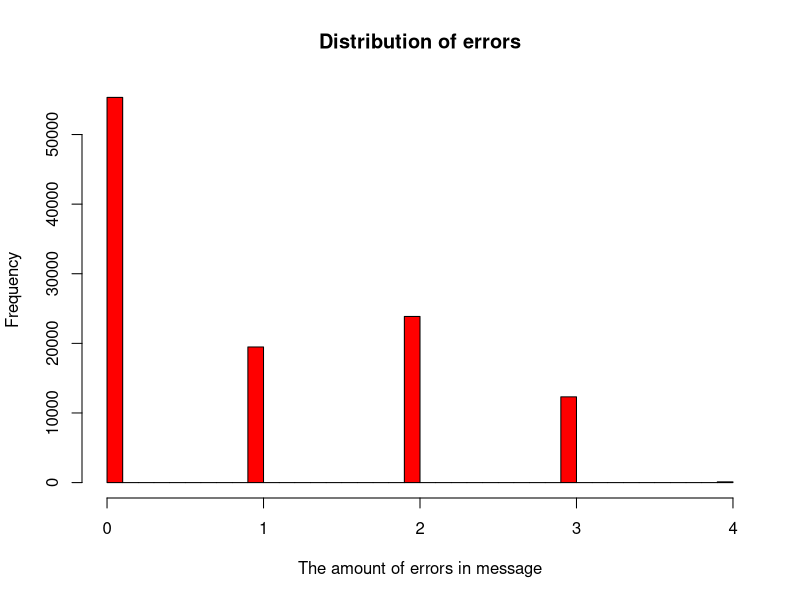
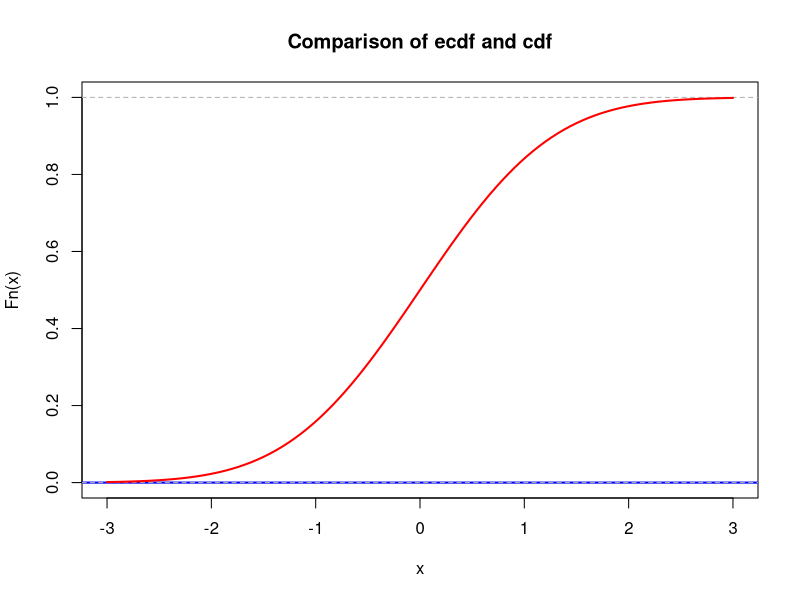
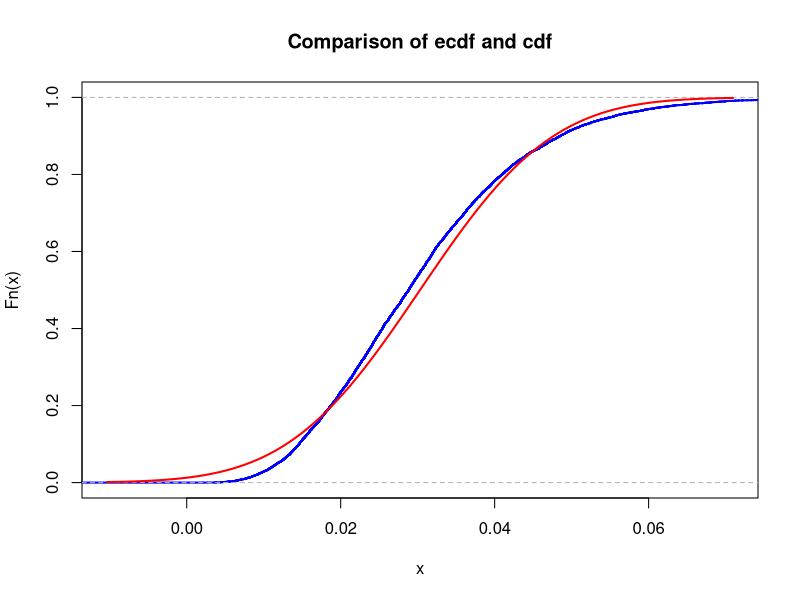
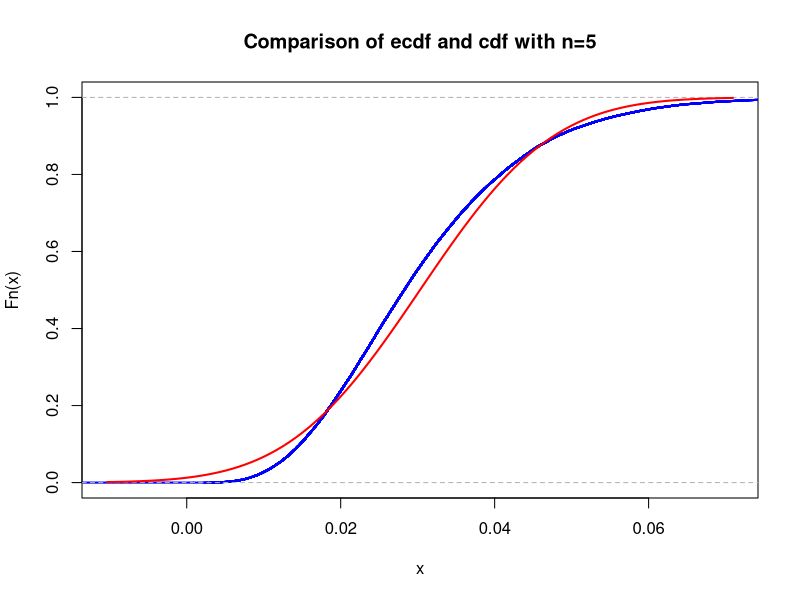
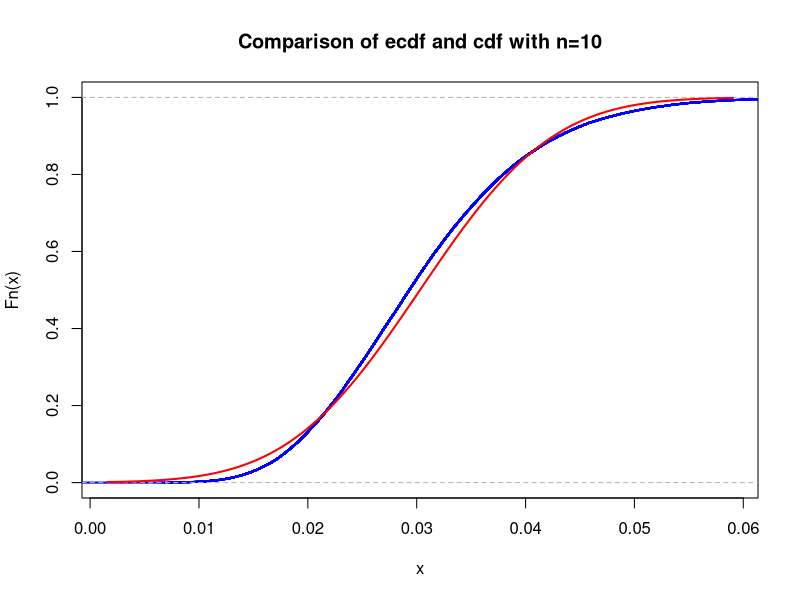
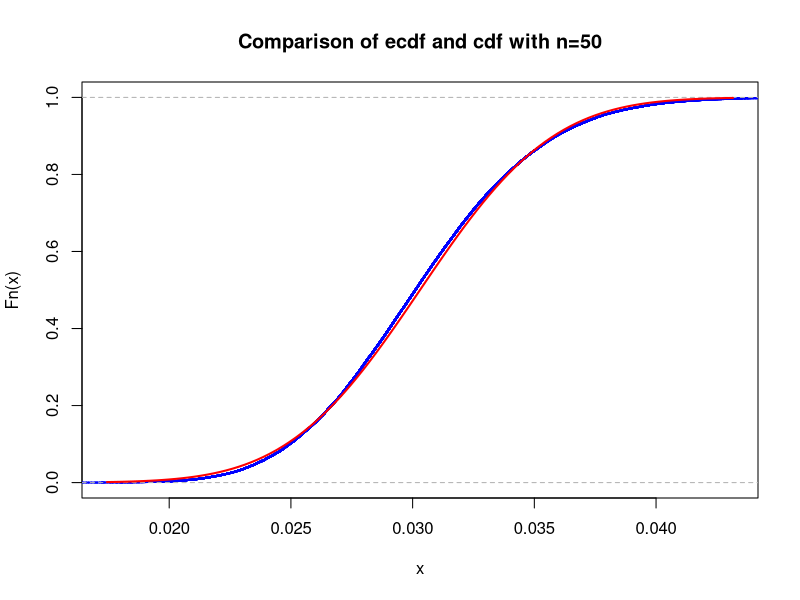

These charts were generated, in order, by the following R code:
## ---- chunk 1
# your team id number 
                          ###
id <- 23             ### Change to the correct id!
                          ###
set.seed(id)
p <- id/100
# matrices G and H
G <- matrix(c(1, 1, 1, 0, 0, 0, 0,
		1, 0, 0, 1, 1, 0, 0,
		0, 1, 0, 1, 0, 1, 0,
		1, 1, 0, 1, 0, 0, 1), nrow = 4, byrow = TRUE)
H <- t(matrix(c(1, 0, 1, 0, 1, 0, 1,
		0, 1, 1, 0, 0, 1, 1,
		0, 0, 0, 1, 1, 1, 1), nrow = 3, byrow = TRUE))

#cat("The matrix G is: \n") 
#G  
#cat("The matrix H is: \n") 
#H
#cat("The product GH must be zero: \n")
#(G%*%H) %%2
## ---- chunk 2
# generate N messages
N = 100
message_generator <- function(N) {
  matrix(sample(c(0,1), 4*N, replace = TRUE), nrow = N)
}
messages <- message_generator(N)
codewords <- (messages %*% G) %% 2
## ---- chunk 3
transmit_message = function() {
    # generate errors
    generate_errors <- function(codewords) {
    output = matrix(, nrow = N, ncol = 7)
    for (i in 1:N) {
      for (j in 1:7) {
        error_probability = runif(1, min=0, max=1)
        output[i, j] = if (error_probability < p) xor(codewords[i, j], 1)  else codewords[i, j]
      }
    }
    return (output)
  }

  received <- generate_errors(codewords)

  # detect errors by calculating the syndrome vector
  z <- (received %*% H) %% 2

  # fix errors by calculating the syndrome vector
    for (i in 1:N) {
    sum = z[i, 1] + 2 * z[i, 2] + 4 * z[i, 3]
    if (sum != 0) {
      received[i, sum] <- xor(received[i, sum], 1)
      }
    }


  # decode message
  decode <- function(receive) {
    output = matrix(, nrow = N, ncol = 4)
    for (i in 1:N) {
      output[i, 1] <- receive[i, 3]
      output[i, 2] <- receive[i, 5]
      output[i, 3] <- receive[i, 6]
      output[i, 4] <- receive[i, 7]
    }
    return (output)
  }
  decoded = decode(received)

  proper_transmissions = 0
  
  # count the matching translations
  for (i in 1:N) {
    a = (messages[i, 1:4] == decoded[i, 1:4])
    false_count = sum(a == 0)
    if (false_count == 0) {
      proper_transmissions = proper_transmissions + 1
    }
    error_amount <<- append(error_amount, false_count)
  }
  return (proper_transmissions)
}
error_amount <<- c()
process = function(n) {
  outcomes = c()
  for (i in 1:n) {
    outcomes[i] = transmit_message()
  }
  
  return (sum(outcomes)/(N * n))
}
# run encoding and decoding process N times and see whether the ^p is approximately equal to p*

expectation = 0.496045265
print(abs(process(1) - expectation))
print(abs(process(10) - expectation))
print(abs(process(100) - expectation))
print(abs(process(1000) - expectation))


## ---- chunk 4
# calculate the deviation
correct_messages_amount = sum(error_amount == 0)
variance = (((111100 - correct_messages_amount) * expectation^2) + (correct_messages_amount * (1 - expectation)^2))/111100
deviation = sqrt(variance)


# calculate the n such that P(|M_n - μ|) = 0.05
n = ceiling(deviation/(0.5 * 0.0009)) # 1112

# draw a histogram representing the amount of errors in the transmitted words
hist(error_amount, col="red", xlab="The amount of errors in message", ylab="Frequency", breaks="FD", main="Distribution of errors")
## ---- chunk 5
lambda <- 1  # change this!
N <- 100     # change this!
mu <- N * lambda
K <- 1e3
n <- 5
sample_means <- colMeans(matrix(rpois(n*K, lambda = mu), nrow=n))
## ---- chunk 6
mu <- 0       # change this!
sigma <- 1    # change this!
## ---- chunk 7
xlims <- c(mu-3*sigma,mu+3*sigma)
Fs <- ecdf(sample_means)
plot(Fs, 
     xlim = xlims, 
     ylim = c(0,1),
     col = "blue",
     lwd = 2,
     main = "Comparison of ecdf and cdf")
curve(pnorm(x, mean = mu, sd = sigma), col = "red", lwd = 2, add = TRUE)
## ---- chunk 8
nu1 <- 33
K <- 1e4
n <- 5
sample_means <- colMeans(matrix(rexp(n*K, rate = nu1), nrow=n))
## ---- chunk 9
mu <- 1/nu1
var_x <- (1/nu1)^2
sigma <- sqrt(var_x/n)
## ---- chunk 10
xlims <- c(mu-3*sigma,mu+3*sigma)
Fs <- ecdf(sample_means)
plot(Fs, 
     xlim = xlims, 
     col = "blue",
     lwd = 2,
     main = "Comparison of ecdf and cdf")
curve(pnorm(x, mean = mu, sd = sigma), col = "red", lwd = 2, add = TRUE)
## ---- chunk 11
x <- seq(mu-3*sigma,mu+3*sigma,by = 6*sigma/200)
max(abs(ecdf(sample_means)(x) - (pnorm(x, mean = mu, sd = sigma))))
## ---- chunk 12
nu1 <- 33
K <- 1e5
for (n in c(5, 10, 50)) {
  sample_means <- colMeans(matrix(rexp(n*K, rate = nu1), nrow=n))
  mu <- 1/nu1
  var_x <- (1/nu1)^2
  sigma <- sqrt(var_x/n)
  xlims <- c(mu-3*sigma,mu+3*sigma)
  Fs <- ecdf(sample_means)
  plot(Fs, 
       xlim = xlims, 
       col = "blue",
       lwd = 2,
       main = sprintf("Comparison of ecdf and cdf with n=%s", n))
  curve(pnorm(x, mean = mu, sd = sigma), col = "red", lwd = 2, add = TRUE)
  x <- seq(mu-3*sigma,mu+3*sigma,by = 6*sigma/200)
  max_diff <- max(abs(ecdf(sample_means)(x) - (pnorm(x, mean = mu, sd = sigma))))
  print(max_diff)
}
## ---- chunk 13
s <- sum(rexp(100, rate = nu1))
s
## ---- chunk 14
N <- 0
while (pnorm(3.3*N-10)<=0.05){N = N+1}
N = N-1
N
## ---- chunk 15
nu2 <- nu1*N
s1 <- sum(rexp(100, rate = nu2))
s1
## ---- chunk 16
k <- 1e5
k_sum <- colSums(matrix(rexp(100*k, rate = nu2), nrow=100))
k_sum
## ---- chunk 17
mean(k_sum>=1)
